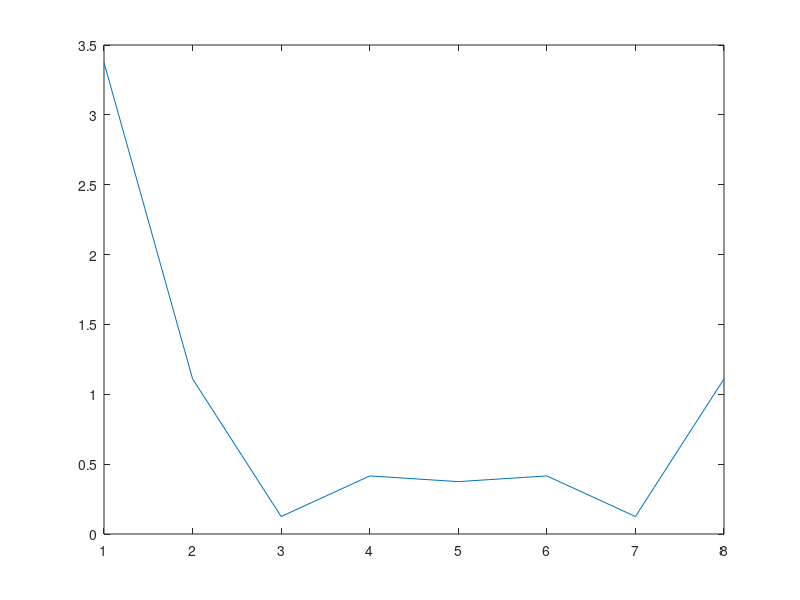

The MATLAB source for this figure:
clc;
clear all;
close all;
x=[4 2 1 2 3 4 7 4];
N=8;
n=0:N-1;
k=0:N-1;
Wn=exp((j*2*pi)/N);%1 time
nk=n'*k;
Wnk=Wn.^(nk);%2nd time
W=x*Wnk;
Wa=abs(W);
Wa=Wa/N;
plot(Wa);